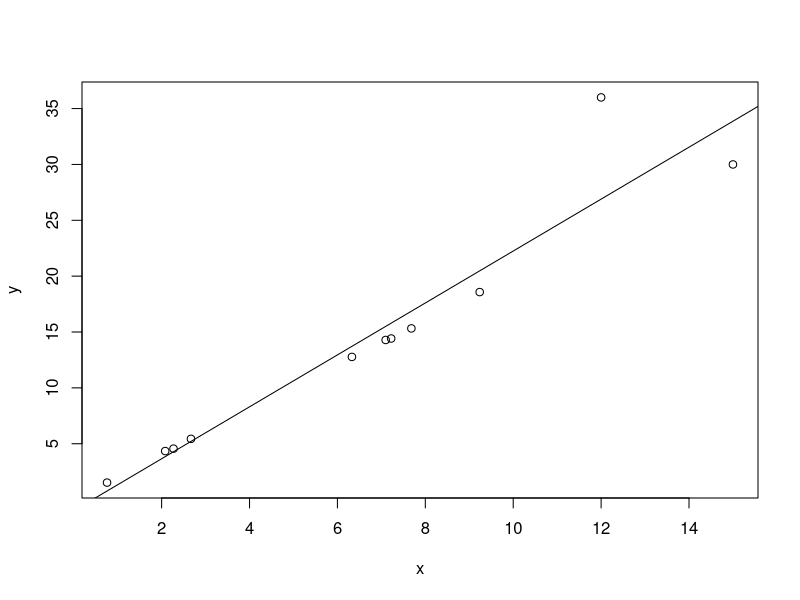
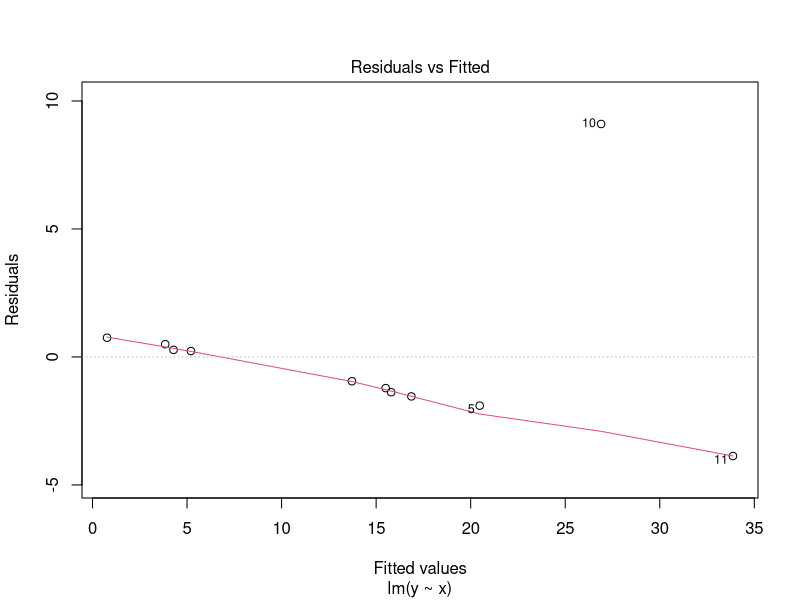
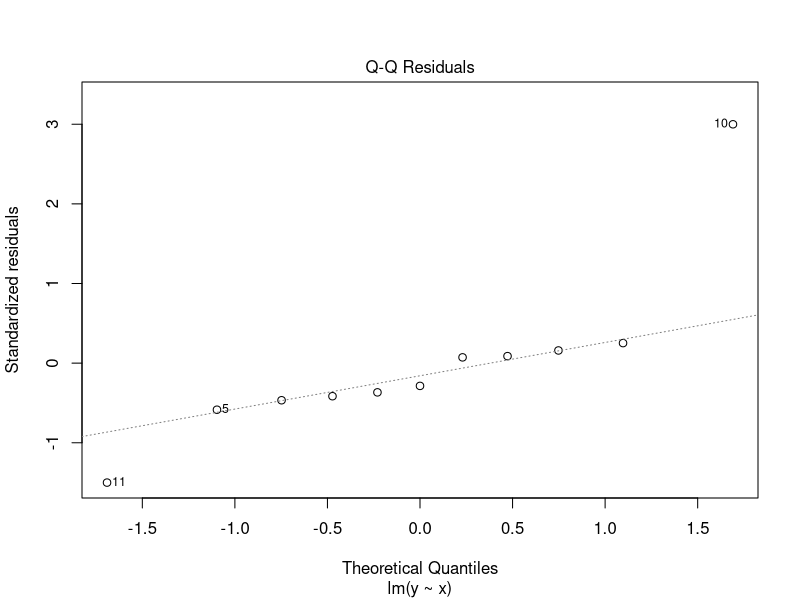
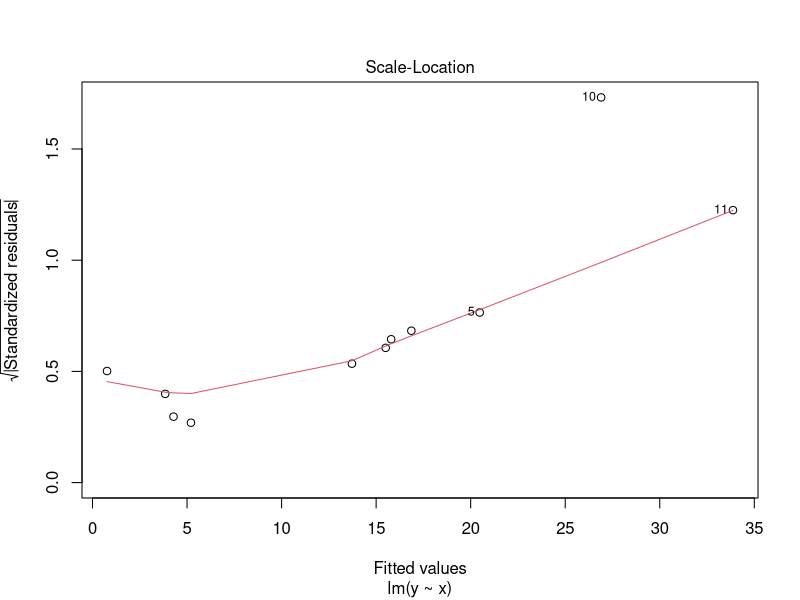
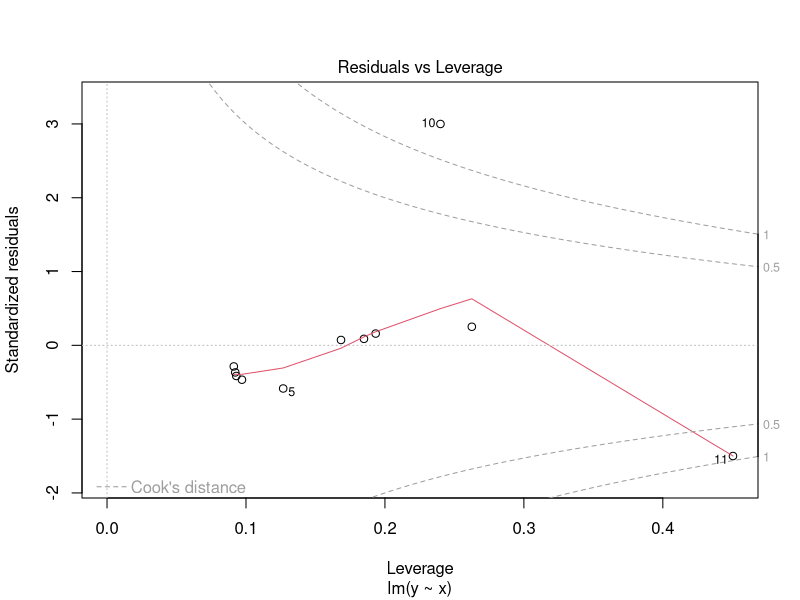
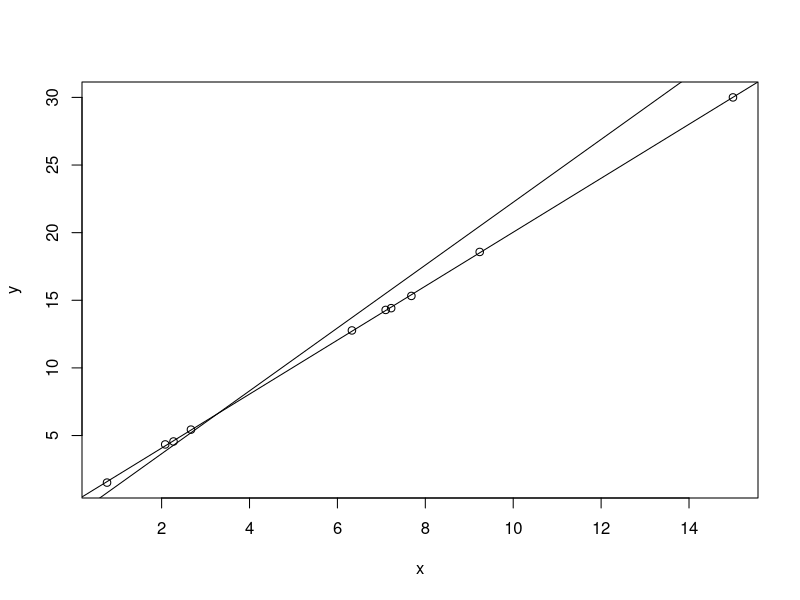

These charts were generated, in order, by the following R code:


data("swiss")


Model1 <- lm(Fertility~Agriculture,data=swiss)



n <- length(swiss$Agriculture)

x <- swiss$Agriculture

x <- cbind(1,x)

Xmean <- mean(x[,2])
XSigma <- sd(x[,2])


#These 3 are the same:
HatValues3 <- (1/n)+(1/(n-1)*((x-Xmean)/XSigma)^2)
#The first just works with 1 parameter

H <- x %*% solve(t(x) %*% x) %*% t(x)

HatValues2 <- diag(H)

HatValues <- hatvalues(Model1)

#----------------------------------------

Sigma <- summary(Model1)$sigma

e <- resid(Model1)

#These 2 are the same:
rstandard2 <- e/(Sigma*sqrt(1-HatValues))
rstandard <- rstandard(Model1)


#----------------------------------------------
set.seed(24)
x <- c(rnorm(9,mean=5,sd=5),12,15)

set.seed(23)
y <- c(2*x[1:9]+rnorm(9,sd=0.1),36,30)


fit1 <- lm(y~x)

plot(x,y)
abline(fit1)

hatvalues(fit1)

dfbeta(fit1)

#Very high rstudent in 10th:
rstudent(fit1)
rstandard(fit1)

plot(fit1)

x <- x[-10]
y <- y[-10]

fit2 <- lm(y~x)
plot(x,y)
abline(fit1)
abline(fit2)


